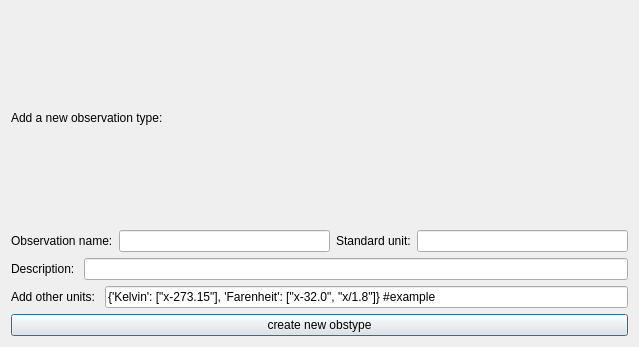
<?xml version="1.0" encoding="UTF-8"?>
<ui version="4.0">
 <class>Dialog</class>
 <widget class="QDialog" name="Dialog">
  <property name="geometry">
   <rect>
    <x>0</x>
    <y>0</y>
    <width>639</width>
    <height>347</height>
   </rect>
  </property>
  <property name="windowTitle">
   <string>Dialog</string>
  </property>
  <layout class="QVBoxLayout" name="verticalLayout_2">
   <item>
    <layout class="QVBoxLayout" name="verticalLayout">
     <item>
      <layout class="QVBoxLayout" name="verticalLayout_3">
       <item>
        <widget class="QLabel" name="label">
         <property name="text">
          <string>Add a new observation type:</string>
         </property>
        </widget>
       </item>
       <item>
        <layout class="QHBoxLayout" name="horizontalLayout">
         <item>
          <widget class="QLabel" name="label_2">
           <property name="text">
            <string>Observation name:</string>
           </property>
          </widget>
         </item>
         <item>
          <widget class="QLineEdit" name="obsname"/>
         </item>
         <item>
          <widget class="QLabel" name="label_3">
           <property name="text">
            <string>Standard unit:</string>
           </property>
          </widget>
         </item>
         <item>
          <widget class="QLineEdit" name="std_unit"/>
         </item>
        </layout>
       </item>
       <item>
        <layout class="QHBoxLayout" name="horizontalLayout_2">
         <item>
          <widget class="QLabel" name="label_4">
           <property name="text">
            <string>Description: </string>
           </property>
          </widget>
         </item>
         <item>
          <widget class="QLineEdit" name="description"/>
         </item>
        </layout>
       </item>
       <item>
        <layout class="QHBoxLayout" name="horizontalLayout_4">
         <item>
          <widget class="QLabel" name="label_5">
           <property name="text">
            <string>Add other units: </string>
           </property>
          </widget>
         </item>
         <item>
          <widget class="QLineEdit" name="unit_conv">
           <property name="text">
            <string>{'Kelvin': [&quot;x-273.15&quot;], 'Farenheit': [&quot;x-32.0&quot;, &quot;x/1.8&quot;]} #example</string>
           </property>
          </widget>
         </item>
        </layout>
       </item>
       <item>
        <widget class="QPushButton" name="create_new_obstype">
         <property name="text">
          <string>create new obstype</string>
         </property>
        </widget>
       </item>
      </layout>
     </item>
    </layout>
   </item>
  </layout>
 </widget>
 <resources/>
 <connections/>
</ui>
